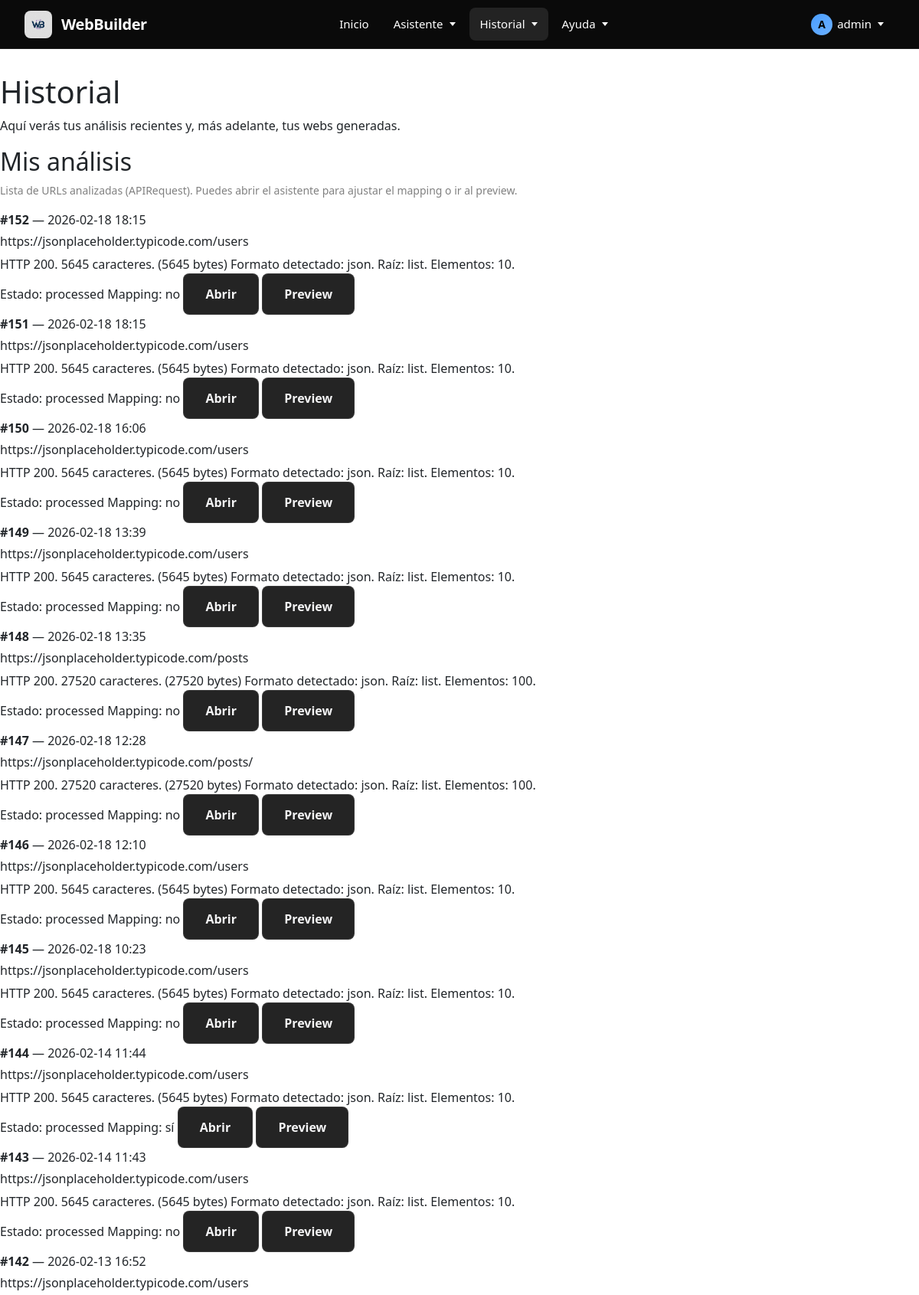
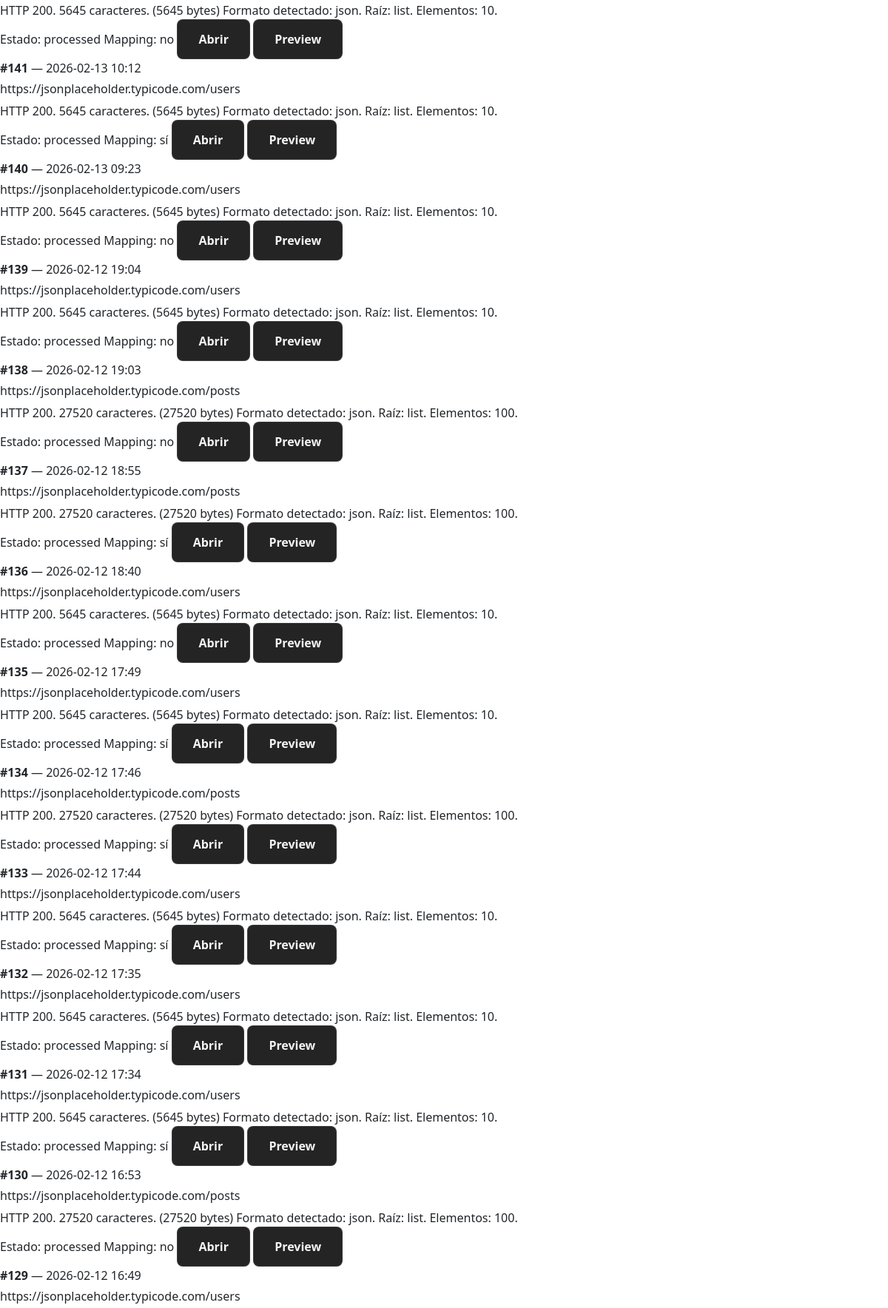
Page /historial (signed in, upper part) on the committed database (2 pictures, top to bottom).
### WebBuilder/models.py (models this page shows, shortened)
class APIRequest(models.Model):
    user = models.ForeignKey(User, on_delete=models.CASCADE, related_name='api_requests')   # Usuario dueño
    api_url = models.URLField("URL de la API")                                              # URL introducida
    date = models.DateTimeField(auto_now_add=True)                                          # Fecha del análisis
    raw_data = models.TextField(blank=True, null=True)                                      # Datos en crudo (raw)
    parsed_data = models.JSONField(blank=True, null=True)                                   # Datos parseados
    STATUS_CHOICES = [
        ("pending", "Pendiente"),
        ("processed", "Procesada"),
        ("error", "Error"),
    ]
    status = models.CharField(max_length=20, choices=STATUS_CHOICES, default="pending")     # Estado del analisis
    response_summary = models.TextField(blank=True, null=True)                              # Resumen del analisis
    error_message = models.TextField(blank=True, null=True)                                 # Mensaje tras el analisis
    field_mapping = models.JSONField(blank=True, null=True)                                 # Estructura de campos guardados

### WebBuilder/views/history.py (the view)
# urls.py: path('historial', views.history, name='history'),
@login_required
def history(request):
    api_requests = (
        APIRequest.objects.filter(user=request.user).order_by("-date")
    )
    generated_sites = []
    return render(request, "WebBuilder/history.html", {
        "api_requests": api_requests,
        "generated_sites": generated_sites,
    })

### WebBuilder/templates/WebBuilder/history.html (shortened to what this page needs)
{% extends 'WebBuilder/base.html' %}
{% load static %}
{% block body_class %}history{% endblock %}
{% block content %}
<div class="wb-container">
  <header class="wb-header">
    <h1 class="wb-title">Historial</h1>
    <p class="wb-subtitle">Aquí verás tus análisis recientes y, más adelante, tus webs generadas.</p>
  </header>
  <section class="wb-card">
    <h2 class="wb-card__title">Mis análisis</h2>
    <p class="wb-hint">
      Lista de URLs analizadas (APIRequest). Puedes abrir el asistente para ajustar el mapping o ir al preview.
    </p>
    {% if api_requests %}
      <div class="wb-suggestions">
        {% for r in api_requests %}
          <div class="wb-suggestions__row">
            <div class="wb-suggestions__role">
              <div><strong>#{{ r.id }}</strong> — {{ r.date|date:"Y-m-d H:i" }}</div>
              <div class="wb-muted" style="margin-top:4px;">{{ r.api_url }}</div>
              {% if r.response_summary %}
                <div class="wb-muted" style="margin-top:6px;">{{ r.response_summary }}</div>
              {% endif %}
            </div>
            <div class="wb-suggestions__opts">
              <span class="wb-chip">
                Estado: <span class="wb-chip__muted">{{ r.status }}</span>
              </span>
              <span class="wb-chip">
                Mapping:
                <span class="wb-chip__muted">{% if r.field_mapping %}sí{% else %}no{% endif %}</span>
              </span>
              <a class="wb-btn wb-btn--secondary" href="{% url 'assistant' %}?api_request_id={{ r.id }}">
                Abrir
              </a>
              {% if r.status == "processed" and r.parsed_data %}
                <a class="wb-btn wb-btn--secondary" href="{% url 'preview' r.id %}">
                  Preview
                </a>
              {% else %}
                <span class="wb-muted">(sin preview)</span>
              {% endif %}
            </div>
          </div>
        {% endfor %}
      </div>
    {% else %}
      <p class="wb-muted">Aún no tienes análisis guardados.</p>
    {% endif %}
  </section>
</div>
{% endblock %}

### WebBuilder/templates/WebBuilder/base.html (shortened to what this page needs)
{% load static %}
<!DOCTYPE html>
<html lang="en">
<head>
    <link href="https://cdn.jsdelivr.net/npm/bootstrap@5.3.0/dist/css/bootstrap.min.css" rel="stylesheet">
    <link rel="stylesheet" href="{% static 'css/assistant.css' %}">
    <link rel="stylesheet" href="{% static 'css/navbar.css' %}">
    <link rel="stylesheet" href="{% static 'css/fondos.css' %}">
    <link rel="stylesheet" href="{% static 'css/home_plata.css' %}">
    <link rel="stylesheet" href="{% static 'css/backgrounds_plata.css' %}">
</head>
<body class="{% block body_class %}{% endblock %}">
  {% include 'WebBuilder/navbar.html' %}
  <main>
    {% block content %}{% endblock %}
  </main>
</body>
</html>

### WebBuilder/templates/WebBuilder/navbar.html (shortened to what this page needs)
{% load static %}
<nav class="wb-navbar">
  <div class="wb-navbar-container">
    <a href="{% url 'home' %}" class="wb-navbar-brand">
      <div class="wb-navbar-logo">
        <img src="{% static 'images/logo.jpg' %}" alt="WB">
      </div>
      <span class="wb-navbar-title">WebBuilder</span>
    </a>
    <div class="wb-nav-menu">
      <a href="{% url 'home' %}"
         class="wb-nav-link {% if request.resolver_match.url_name == 'home' %}wb-nav-link--active{% endif %}">
        Inicio
      </a>
      <div class="wb-nav-item" data-dropdown="asistente">
        <div class="wb-nav-link {% if request.resolver_match.url_name == 'assistant' %}wb-nav-link--active{% endif %}">
          Asistente
          <span class="wb-nav-arrow"></span>
        </div>
      </div>
      <div class="wb-nav-item" data-dropdown="historial">
        <div class="wb-nav-link {% if request.resolver_match.url_name == 'history' %}wb-nav-link--active{% endif %}">
          Historial
          <span class="wb-nav-arrow"></span>
        </div>
      </div>
      <div class="wb-nav-item" data-dropdown="ayuda">
        <div class="wb-nav-link">
          Ayuda
          <span class="wb-nav-arrow"></span>
        </div>
      </div>
    </div>
    <div class="wb-nav-right">
      {% if user.is_authenticated %}
        <div class="wb-nav-item" data-dropdown="user">
          <div class="wb-nav-link">
            <span class="wb-user-icon">{{ user.username|first|upper }}</span>
            {{ user.username }}
            <span class="wb-nav-arrow"></span>
          </div>
        </div>
      {% endif %}
    </div>
  </div>
</nav>

### WebBuilder/static/css/assistant.css (style rules this page uses)
:root { --bg-primary: #121212; --bg-secondary: #1a1a1a; --bg-tertiary: #242424; --text-primary: #ffffff; --text-secondary: #b0b0b0; --text-muted: #808080; --accent-blue: #4a9eff; --accent-blue-hover: #6bb0ff; --border-color: rgba(255, 255, 255, 0.1); --border-color-hover: rgba(255, 255, 255, 0.2); --shadow-sm: 0 2px 8px rgba(0, 0, 0, 0.4); --shadow-md: 0 4px 16px rgba(0, 0, 0, 0.6); --sidebar-width: 280px; --sidebar-collapsed-width: 60px; --transition-speed: 0.3s; --navbar-height: 64px; }
* { margin: 0; padding: 0; box-sizing: border-box; }
.wb-hint { margin-top: 0.5rem; font-size: 0.875rem; color: var(--text-muted); }
.wb-btn { padding: 0.875rem 1.75rem; border-radius: 8px; font-size: 1rem; font-weight: 600; cursor: pointer; border: none; transition: all 0.2s ease; text-decoration: none; display: inline-flex; align-items: center; justify-content: center; }
.wb-btn--secondary { background: var(--bg-tertiary); color: var(--text-primary); border: 1px solid var(--border-color); }

### WebBuilder/static/css/navbar.css (style rules this page uses)
:root { --navbar-bg: #0a0a0a; --navbar-border: rgba(255, 255, 255, 0.08); --navbar-text: #ffffff; --navbar-text-hover: #ffffff; --navbar-text-muted: rgba(255, 255, 255, 0.6); --navbar-hover-bg: rgba(255, 255, 255, 0.06); --navbar-active-bg: rgba(255, 255, 255, 0.1); --navbar-accent: #4a9eff; --dropdown-bg: #0f0f0f; --dropdown-border: rgba(255, 255, 255, 0.1); --dropdown-shadow: 0 20px 40px rgba(0, 0, 0, 0.6); --navbar-height: 64px; }
.wb-navbar { background-color: var(--navbar-bg); position: fixed; top: 0; left: 0; right: 0; z-index: 1000; border-bottom: 1px solid var(--navbar-border); height: var(--navbar-height); backdrop-filter: blur(10px); -webkit-backdrop-filter: blur(10px); }
.wb-navbar-container { max-width: 1400px; margin: 0 auto; height: 100%; padding: 0 2rem; display: grid; grid-template-columns: auto 1fr auto; align-items: center; }
.wb-navbar-brand { display: flex; align-items: center; gap: 0.75rem; text-decoration: none; color: var(--navbar-text); font-weight: 700; font-size: 1.25rem; transition: opacity 0.2s ease; }
.wb-navbar-logo { width: 36px; height: 36px; border-radius: 8px; display: flex; align-items: center; justify-content: center; overflow: hidden; background: linear-gradient(135deg, rgba(255, 255, 255, 0.1), rgba(255, 255, 255, 0.05)); }
.wb-navbar-logo img { width: 100%; height: 100%; object-fit: contain; }
.wb-navbar-title { font-size: 1.25rem; font-weight: 700; letter-spacing: -0.02em; }
.wb-nav-menu { display: flex; align-items: center; gap: 0.25rem; justify-self: center; flex: 0; margin-left: 0; }
.wb-nav-item { position: relative; }
.wb-nav-link { display: flex; align-items: center; gap: 0.375rem; padding: 0.625rem 0.875rem; color: var(--navbar-text); text-decoration: none; font-size: 0.9375rem; font-weight: 500; border-radius: 8px; transition: all 0.2s ease; cursor: pointer; white-space: nowrap; }
.wb-nav-link--active { background-color: var(--navbar-active-bg); color: var(--navbar-text); }
.wb-nav-arrow { width: 0; height: 0; border-left: 4px solid transparent; border-right: 4px solid transparent; border-top: 5px solid currentColor; transition: transform 0.3s ease; margin-left: 2px; }
.wb-nav-right { justify-self: end; }
.wb-nav-right { display: flex; align-items: center; gap: 0.75rem; }
.wb-user-icon { width: 28px; height: 28px; border-radius: 50%; background: linear-gradient(135deg, var(--navbar-accent), #6bb0ff); display: inline-flex; align-items: center; justify-content: center; font-weight: 600; font-size: 0.875rem; color: #000; }
body { padding-top: var(--navbar-height); }
:root { --navbar-height: 64px; }
body { padding-top: var(--navbar-height) !important; margin: 0; }
body > *:not(.wb-navbar) { z-index: auto; }
.wb-navbar { z-index: 1000 !important; }
.wb-container { padding-top: 2rem; }

### WebBuilder/static/css/home_plata.css (style rules this page uses)
:root { --bg-dark: #0A0A0A; --bg-darker: #050505; --text-primary: #F4F4F5; --text-secondary: #A1A1AA; --accent-silver: #9CA3AF; --accent-silver-light: #D1D5DB; --accent-silver-dark: #6B7280; --border-subtle: #27272A; }

### rows in the picture
APIRequest: id "152", date "2026-02-18 18:15", api_url "https://jsonplaceholder.typicode.com/users", response_summary "HTTP 200. 5645 caracteres. (5645 bytes) Formato detectado: json. Raíz: list. Elementos: 10.", status "processed", shows "no", shows "Preview"
APIRequest: id "151", date "2026-02-18 18:15", api_url "https://jsonplaceholder.typicode.com/users", response_summary "HTTP 200. 5645 caracteres. (5645 bytes) Formato detectado: json. Raíz: list. Elementos: 10.", status "processed", shows "no", shows "Preview"
APIRequest: id "150", date "2026-02-18 16:06", api_url "https://jsonplaceholder.typicode.com/users", response_summary "HTTP 200. 5645 caracteres. (5645 bytes) Formato detectado: json. Raíz: list. Elementos: 10.", status "processed", shows "no", shows "Preview"
APIRequest: id "149", date "2026-02-18 13:39", api_url "https://jsonplaceholder.typicode.com/users", response_summary "HTTP 200. 5645 caracteres. (5645 bytes) Formato detectado: json. Raíz: list. Elementos: 10.", status "processed", shows "no", shows "Preview"
APIRequest: id "148", date "2026-02-18 13:35", api_url "https://jsonplaceholder.typicode.com/posts", response_summary "HTTP 200. 27520 caracteres. (27520 bytes) Formato detectado: json. Raíz: list. Elementos: 100.", status "processed", shows "no", shows "Preview"
APIRequest: id "147", date "2026-02-18 12:28", api_url "https://jsonplaceholder.typicode.com/posts/", response_summary "HTTP 200. 27520 caracteres. (27520 bytes) Formato detectado: json. Raíz: list. Elementos: 100.", status "processed", shows "no", shows "Preview"
APIRequest: id "146", date "2026-02-18 12:10", api_url "https://jsonplaceholder.typicode.com/users", response_summary "HTTP 200. 5645 caracteres. (5645 bytes) Formato detectado: json. Raíz: list. Elementos: 10.", status "processed", shows "no", shows "Preview"
APIRequest: id "145", date "2026-02-18 10:23", api_url "https://jsonplaceholder.typicode.com/users", response_summary "HTTP 200. 5645 caracteres. (5645 bytes) Formato detectado: json. Raíz: list. Elementos: 10.", status "processed", shows "no", shows "Preview"
APIRequest: id "144", date "2026-02-14 11:44", api_url "https://jsonplaceholder.typicode.com/users", response_summary "HTTP 200. 5645 caracteres. (5645 bytes) Formato detectado: json. Raíz: list. Elementos: 10.", status "processed", shows "sí", shows "Preview"
APIRequest: id "143", date "2026-02-14 11:43", api_url "https://jsonplaceholder.typicode.com/users", response_summary "HTTP 200. 5645 caracteres. (5645 bytes) Formato detectado: json. Raíz: list. Elementos: 10.", status "processed", shows "no", shows "Preview"
APIRequest: id "142", date "2026-02-13 16:52", api_url "https://jsonplaceholder.typicode.com/users", response_summary "HTTP 200. 5645 caracteres. (5645 bytes) Formato detectado: json. Raíz: list. Elementos: 10.", status "processed", shows "no", shows "Preview"
APIRequest: id "141", date "2026-02-13 10:12", api_url "https://jsonplaceholder.typicode.com/users", response_summary "HTTP 200. 5645 caracteres. (5645 bytes) Formato detectado: json. Raíz: list. Elementos: 10.", status "processed", shows "sí", shows "Preview"
APIRequest: id "140", date "2026-02-13 09:23", api_url "https://jsonplaceholder.typicode.com/users", response_summary "HTTP 200. 5645 caracteres. (5645 bytes) Formato detectado: json. Raíz: list. Elementos: 10.", status "processed", shows "no", shows "Preview"
APIRequest: id "139", date "2026-02-12 19:04", api_url "https://jsonplaceholder.typicode.com/users", response_summary "HTTP 200. 5645 caracteres. (5645 bytes) Formato detectado: json. Raíz: list. Elementos: 10.", status "processed", shows "no", shows "Preview"
APIRequest: id "138", date "2026-02-12 19:03", api_url "https://jsonplaceholder.typicode.com/posts", response_summary "HTTP 200. 27520 caracteres. (27520 bytes) Formato detectado: json. Raíz: list. Elementos: 100.", status "processed", shows "no", shows "Preview"
APIRequest: id "137", date "2026-02-12 18:55", api_url "https://jsonplaceholder.typicode.com/posts", response_summary "HTTP 200. 27520 caracteres. (27520 bytes) Formato detectado: json. Raíz: list. Elementos: 100.", status "processed", shows "sí", shows "Preview"
APIRequest: id "136", date "2026-02-12 18:40", api_url "https://jsonplaceholder.typicode.com/users", response_summary "HTTP 200. 5645 caracteres. (5645 bytes) Formato detectado: json. Raíz: list. Elementos: 10.", status "processed", shows "no", shows "Preview"
APIRequest: id "135", date "2026-02-12 17:49", api_url "https://jsonplaceholder.typicode.com/users", response_summary "HTTP 200. 5645 caracteres. (5645 bytes) Formato detectado: json. Raíz: list. Elementos: 10.", status "processed", shows "sí", shows "Preview"
APIRequest: id "134", date "2026-02-12 17:46", api_url "https://jsonplaceholder.typicode.com/posts", response_summary "HTTP 200. 27520 caracteres. (27520 bytes) Formato detectado: json. Raíz: list. Elementos: 100.", status "processed", shows "sí", shows "Preview"
APIRequest: id "133", date "2026-02-12 17:44", api_url "https://jsonplaceholder.typicode.com/users", response_summary "HTTP 200. 5645 caracteres. (5645 bytes) Formato detectado: json. Raíz: list. Elementos: 10.", status "processed", shows "sí", shows "Preview"
APIRequest: id "132", date "2026-02-12 17:35", api_url "https://jsonplaceholder.typicode.com/users", response_summary "HTTP 200. 5645 caracteres. (5645 bytes) Formato detectado: json. Raíz: list. Elementos: 10.", status "processed", shows "sí", shows "Preview"
APIRequest: id "131", date "2026-02-12 17:34", api_url "https://jsonplaceholder.typicode.com/users", response_summary "HTTP 200. 5645 caracteres. (5645 bytes) Formato detectado: json. Raíz: list. Elementos: 10.", status "processed", shows "sí", shows "Preview"
APIRequest: id "130", date "2026-02-12 16:53", api_url "https://jsonplaceholder.typicode.com/posts", response_summary "HTTP 200. 27520 caracteres. (27520 bytes) Formato detectado: json. Raíz: list. Elementos: 100.", status "processed", shows "no", shows "Preview"
APIRequest: id "129", date "2026-02-12 16:49", api_url "https://jsonplaceholder.typicode.com/users"

### other values in the picture
{{ user.username|first|upper }} "A"
{{ user.username }} "admin"
